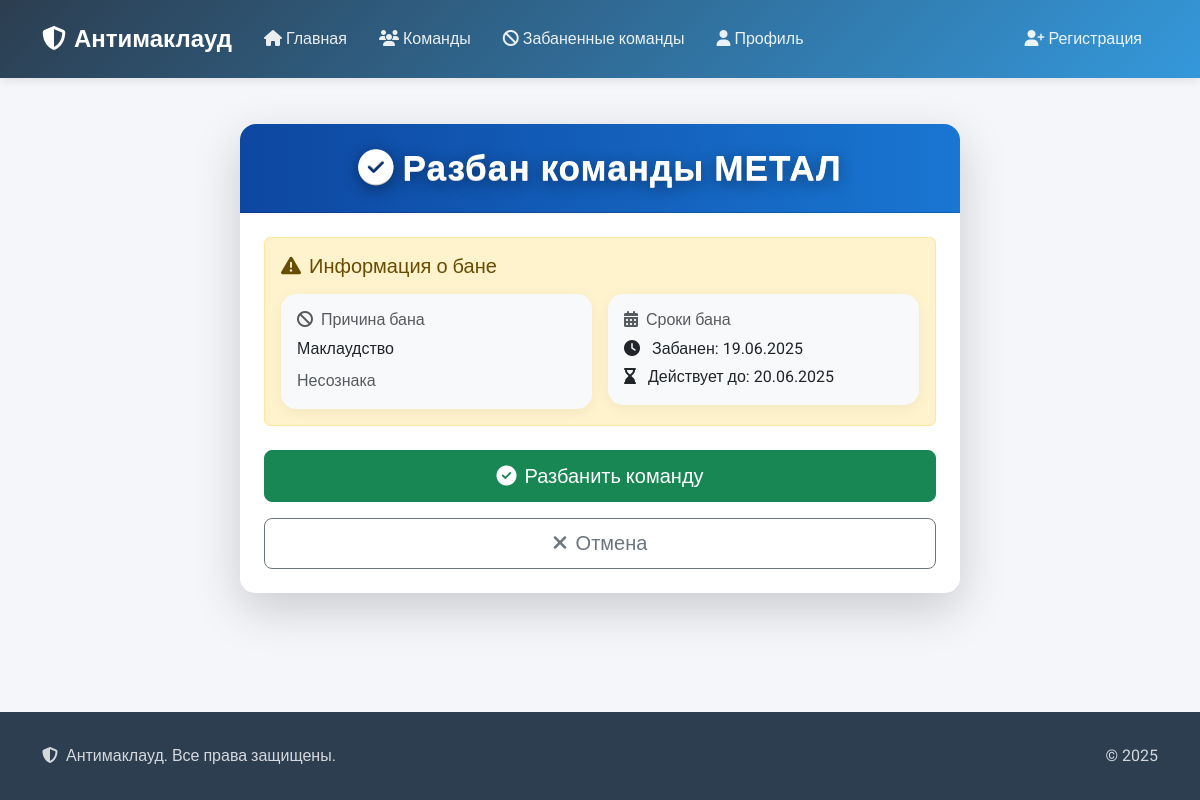
Page /team/ban/22/unban/ (signed in) on the committed database.
### core/models.py (models this page shows, shortened)
class BanTeam(models.Model):
    team = models.ForeignKey(Team, on_delete=models.CASCADE)
    organizer = models.ForeignKey(User, on_delete=models.SET_NULL, null=True)
    reason = models.ForeignKey(BanReason, on_delete=models.SET_NULL, null=True)
    ban_date = models.DateField()
    expiry_date = models.DateField(blank=True, null=True)
    description = models.TextField(blank=True, null=True)
    created_at = models.DateTimeField(auto_now_add=True)
    updated_at = models.DateTimeField(auto_now=True)
    class Meta:
        verbose_name_plural = "Banned Teams"

class Team(models.Model):
    name = models.CharField(max_length=100, unique=True)
    messenger_link = models.URLField(blank=True, null=True)
    chevron = models.ImageField(upload_to='team_chevrons/', blank=True, null=True)
    description = models.TextField(blank=True, null=True)
    created_at = models.DateTimeField(auto_now_add=True)
    updated_at = models.DateTimeField(auto_now=True)

class BanReason(models.Model):
    name = models.CharField(max_length=100)
    description = models.TextField(blank=True, null=True)
    created_at = models.DateTimeField(auto_now_add=True)
    updated_at = models.DateTimeField(auto_now=True)

### core/views.py (the view)
# urls.py: path('team/ban/<int:ban_id>/unban/', unban_team, name='unban_team'),
@login_required
@user_passes_test(is_organizer)
def unban_team(request, ban_id):
    ban = get_object_or_404(BanTeam, id=ban_id)
    team_name = ban.team.name
    if request.method == 'POST':
        ban.delete()
        messages.success(request, f'Команда {team_name} успешно разбанена')
        return redirect('teams_banned')
    return render(request, 'unban_team.html', {
        'ban': ban
    })

### core/views.py (called while the page is built)
def is_organizer(user):
    return user.is_authenticated and user.role == 'ORGANIZER'

### templates/unban_team.html (shortened to what this page needs)
{% extends 'base.html' %}
{% block content %}
<div class="container py-4">
    <div class="row justify-content-center">
        <div class="col-md-8">
            <div class="card shadow-lg">
                <div class="card-header text-white py-3" style="border-top-left-radius: 1rem; border-top-right-radius: 1rem; background: linear-gradient(90deg, #0d47a1 0%, #1976d2 100%); position: relative;">
                    <div style="position: relative; z-index: 2;">
                        <h2 class="card-title text-center mb-0" style="font-size:2.2rem; font-weight:900; text-shadow: 0 4px 16px rgba(0,0,0,0.45), 0 1px 0 #fff; letter-spacing: 1px;">
                            <span style="border-radius: 0.5rem; padding: 0.2em 0.7em; display: inline-block; background: transparent;">
                                <i class="fas fa-check-circle me-2"></i>Разбан команды {{ ban.team.name }}
                            </span>
                        </h2>
                    </div>
                </div>
                <div class="card-body p-4">
                    <div class="alert alert-warning mb-4">
                        <h5 class="alert-heading mb-3">
                            <i class="fas fa-exclamation-triangle me-2"></i>Информация о бане
                        </h5>
                        <div class="row g-3">
                            <div class="col-md-6">
                                <div class="card border-0 bg-light">
                                    <div class="card-body">
                                        <h6 class="text-muted mb-2">
                                            <i class="fas fa-ban me-2"></i>Причина бана
                                        </h6>
                                        <p class="mb-0">{{ ban.reason.name }}</p>
                                        {% if ban.description %}
                                        <p class="text-muted mt-2 mb-0">{{ ban.description }}</p>
                                        {% endif %}
                                    </div>
                                </div>
                            </div>
                            <div class="col-md-6">
                                <div class="card border-0 bg-light">
                                    <div class="card-body">
                                        <h6 class="text-muted mb-2">
                                            <i class="fas fa-calendar-alt me-2"></i>Сроки бана
                                        </h6>
                                        <div class="d-flex flex-column">
                                            <span class="mb-1">
                                                <i class="fas fa-clock me-2"></i>
                                                Забанен: {{ ban.ban_date|date:"d.m.Y" }}
                                            </span>
                                            {% if ban.expiry_date %}
                                            <span>
                                                <i class="fas fa-hourglass-end me-2"></i>
                                                Действует до: {{ ban.expiry_date|date:"d.m.Y" }}
                                            </span>
                                            {% endif %}
                                        </div>
                                    </div>
                                </div>
                            </div>
                        </div>
                    </div>
                    <form method="post">
                        <div class="d-grid gap-3">
                            <button type="submit" class="btn btn-success btn-lg">
                                <i class="fas fa-check-circle me-2"></i>Разбанить команду
                            </button>
                            <a href="{% url 'teams_banned' %}" class="btn btn-outline-secondary btn-lg">
                                <i class="fas fa-times me-2"></i>Отмена
                            </a>
                        </div>
                    </form>
                </div>
            </div>
        </div>
    </div>
</div>
{% endblock %}

### templates/base.html (style rules this page uses)
:root { --primary-color: #2c3e50; --secondary-color: #3498db; --accent-color: #e74c3c; --text-color: #2c3e50; --light-bg: #f8f9fa; }
body { font-family: 'Roboto', sans-serif; color: var(--text-color); background-color: #f5f6fa; padding-top: 76px; min-height: 100vh; display: flex; flex-direction: column; }
.container { flex: 1; }
.card { border: none; border-radius: 15px; box-shadow: 0 4px 15px rgba(0,0,0,0.05); transition: transform 0.3s ease, box-shadow 0.3s ease; }
.btn { border-radius: 8px; padding: 0.6rem 1.2rem; font-weight: 500; transition: all 0.3s ease; }

### rows in the picture
BanTeam: team.name "МЕТАЛ", reason.name "Маклаудство", description "Несознака", ban_date "19.06.2025", expiry_date "20.06.2025"
